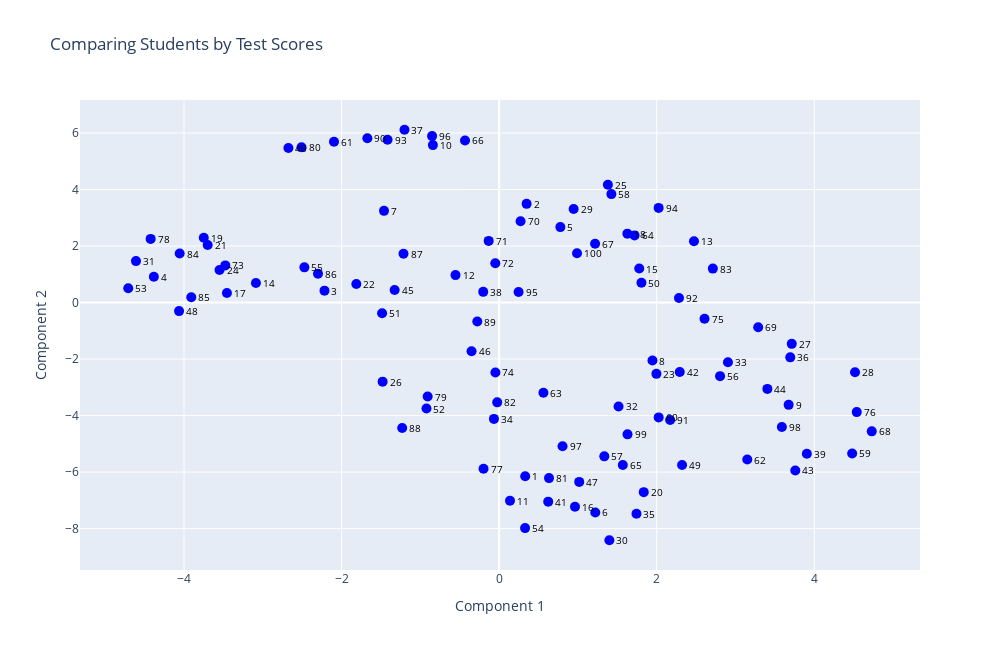

Notebook source saved alongside this figure:
### Code cell
import plotly.graph_objects as go

# Create a Plotly scatter plot with labels
fig = go.Figure()

# Scatter plot trace
scatter_trace = go.Scatter(
    x=X_transformed['component1'],
    y=X_transformed['component2'],
    mode='markers',
    marker=dict(color='blue', size=10),
    text=data['student_id'],  # Labels for hover
)

# Add trace to the figure
fig.add_trace(scatter_trace)

# Add data labels using annotations
for i, label in enumerate(data['student_id']):
    fig.add_annotation(
        x=X_transformed['component1'].iloc[i],
        y=X_transformed['component2'].iloc[i],
        text=label,
        showarrow=False,
        xanchor='left',
        xshift=5,
        font=dict(color='black', size=10),
    )

# Update layout with axis labels
fig.update_layout(
    title='Comparing Students by Test Scores',
    xaxis=dict(title='Component 1'),
    yaxis=dict(title='Component 2'),
    height=650,
    width=1000,
)

# Show the interactive plot
fig.show()

### Figure 1 — Plotly figure (JSON) as saved in the notebook; plotly's stock layout.template omitted (floating-point values rounded to 4 significant figures)
{"data": [{"marker": {"color": "blue", "size": 10}, "mode": "markers", "text": [1.0, 2.0, 3.0, 4.0, 5.0, 6.0, 7.0, 8.0, 9.0, 10.0, 11.0, 12.0, 13.0, 14.0, 15.0, 16.0, 17.0, 18.0, 19.0, 20.0, 21.0, 22.0, 23.0, 24.0, 25.0, 26.0, 27.0, 28.0, 29.0, 30.0, 31.0, 32.0, 33.0, 34.0, 35.0, 36.0, 37.0, 38.0, 39.0, 40.0, 41.0, 42.0, 43.0, 44.0, 45.0, 46.0, 47.0, 48.0, 49.0, 50.0, 51.0, 52.0, 53.0, 54.0, 55.0, 56.0, 57.0, 58.0, 59.0, 60.0, 61.0, 62.0, 63.0, 64.0, 65.0, 66.0, 67.0, 68.0, 69.0, 70.0, 71.0, 72.0, 73.0, 74.0, 75.0, 76.0, 77.0, 78.0, 79.0, 80.0, 81.0, 82.0, 83.0, 84.0, 85.0, 86.0, 87.0, 88.0, 89.0, 90.0, 91.0, 92.0, 93.0, 94.0, 95.0, 96.0, 97.0, 98.0, 99.0, 100.0], "type": "scatter", "x": [0.3308, 0.3486, -2.217, -4.383, 0.7771, 1.22, -1.462, 1.946, 3.675, -0.8411, 0.1378, -0.554, 2.473, -3.087, 1.779, 0.9627, -3.456, 1.628, -3.749, 1.835, -3.7, -1.813, 1.997, -3.549, 1.381, -1.479, 3.714, 4.518, 0.9457, 1.399, -4.61, 1.516, 2.904, -0.06595, 1.743, 3.695, -1.202, -0.202, 3.906, -2.675, 0.6227, 2.293, 3.76, 3.405, -1.327, -0.3503, 1.017, -4.063, 2.322, 1.806, -1.486, -0.9222, -4.708, 0.329, -2.472, 2.804, 1.335, 1.425, 4.481, 2.025, -2.096, 3.15, 0.5621, 1.719, 1.57, -0.4333, 1.218, 4.73, 3.289, 0.272, -0.133, -0.04875, -3.476, -0.04748, 2.607, 4.539, -0.198, -4.424, -0.9076, -2.509, 0.6329, -0.02426, 2.713, -4.055, -3.908, -2.3, -1.214, -1.231, -0.2773, -1.673, 2.171, 2.283, -1.416, 2.024, 0.2467, -0.8512, 0.8048, 3.589, 1.63, 0.9884], "y": [-6.147, 3.493, 0.4217, 0.911, 2.67, -7.428, 3.244, -2.053, -3.62, 5.571, -7.014, 0.9711, 2.171, 0.6932, 1.203, -7.23, 0.3404, 2.439, 2.295, -6.71, 2.035, 0.6586, -2.523, 1.152, 4.168, -2.799, -1.462, -2.467, 3.309, -8.413, 1.467, -3.677, -2.111, -4.117, -7.475, -1.94, 6.115, 0.3777, -5.354, 5.471, -7.046, -2.456, -5.941, -3.056, 0.4431, -1.723, -6.348, -0.3027, -5.749, 0.6991, -0.3777, -3.75, 0.5037, -7.982, 1.245, -2.605, -5.443, 3.838, -5.341, -4.065, 5.69, -5.556, -3.191, 2.377, -5.751, 5.736, 2.083, -4.559, -0.8745, 2.875, 2.182, 1.388, 1.314, -2.474, -0.5712, -3.878, -5.884, 2.252, -3.328, 5.496, -6.213, -3.532, 1.201, 1.733, 0.1869, 1.018, 1.725, -4.44, -0.6714, 5.812, -4.157, 0.1583, 5.76, 3.35, 0.3735, 5.89, -5.086, -4.407, -4.665, 1.743]}], "layout": {"annotations": [{"font": {"color": "black", "size": 10}, "showarrow": false, "text": "1", "x": 0.3308, "xanchor": "left", "xshift": 5, "y": -6.147}, {"font": {"color": "black", "size": 10}, "showarrow": false, "text": "2", "x": 0.3486, "xanchor": "left", "xshift": 5, "y": 3.493}, {"font": {"color": "black", "size": 10}, "showarrow": false, "text": "3", "x": -2.217, "xanchor": "left", "xshift": 5, "y": 0.4217}, {"font": {"color": "black", "size": 10}, "showarrow": false, "text": "4", "x": -4.383, "xanchor": "left", "xshift": 5, "y": 0.911}, {"font": {"color": "black", "size": 10}, "showarrow": false, "text": "5", "x": 0.7771, "xanchor": "left", "xshift": 5, "y": 2.67}, {"font": {"color": "black", "size": 10}, "showarrow": false, "text": "6", "x": 1.22, "xanchor": "left", "xshift": 5, "y": -7.428}, {"font": {"color": "black", "size": 10}, "showarrow": false, "text": "7", "x": -1.462, "xanchor": "left", "xshift": 5, "y": 3.244}, {"font": {"color": "black", "size": 10}, "showarrow": false, "text": "8", "x": 1.946, "xanchor": "left", "xshift": 5, "y": -2.053}, {"font": {"color": "black", "size": 10}, "showarrow": false, "text": "9", "x": 3.675, "xanchor": "left", "xshift": 5, "y": -3.62}, {"font": {"color": "black", "size": 10}, "showarrow": false, "text": "10", "x": -0.8411, "xanchor": "left", "xshift": 5, "y": 5.571}, {"font": {"color": "black", "size": 10}, "showarrow": false, "text": "11", "x": 0.1378, "xanchor": "left", "xshift": 5, "y": -7.014}, {"font": {"color": "black", "size": 10}, "showarrow": false, "text": "12", "x": -0.554, "xanchor": "left", "xshift": 5, "y": 0.9711}, {"font": {"color": "black", "size": 10}, "showarrow": false, "text": "13", "x": 2.473, "xanchor": "left", "xshift": 5, "y": 2.171}, {"font": {"color": "black", "size": 10}, "showarrow": false, "text": "14", "x": -3.087, "xanchor": "left", "xshift": 5, "y": 0.6932}, {"font": {"color": "black", "size": 10}, "showarrow": false, "text": "15", "x": 1.779, "xanchor": "left", "xshift": 5, "y": 1.203}, {"font": {"color": "black", "size": 10}, "showarrow": false, "text": "16", "x": 0.9627, "xanchor": "left", "xshift": 5, "y": -7.23}, {"font": {"color": "black", "size": 10}, "showarrow": false, "text": "17", "x": -3.456, "xanchor": "left", "xshift": 5, "y": 0.3404}, {"font": {"color": "black", "size": 10}, "showarrow": false, "text": "18", "x": 1.628, "xanchor": "left", "xshift": 5, "y": 2.439}, {"font": {"color": "black", "size": 10}, "showarrow": false, "text": "19", "x": -3.749, "xanchor": "left", "xshift": 5, "y": 2.295}, {"font": {"color": "black", "size": 10}, "showarrow": false, "text": "20", "x": 1.835, "xanchor": "left", "xshift": 5, "y": -6.71}, {"font": {"color": "black", "size": 10}, "showarrow": false, "text": "21", "x": -3.7, "xanchor": "left", "xshift": 5, "y": 2.035}, {"font": {"color": "black", "size": 10}, "showarrow": false, "text": "22", "x": -1.813, "xanchor": "left", "xshift": 5, "y": 0.6586}, {"font": {"color": "black", "size": 10}, "showarrow": false, "text": "23", "x": 1.997, "xanchor": "left", "xshift": 5, "y": -2.523}, {"font": {"color": "black", "size": 10}, "showarrow": false, "text": "24", "x": -3.549, "xanchor": "left", "xshift": 5, "y": 1.152}, {"font": {"color": "black", "size": 10}, "showarrow": false, "text": "25", "x": 1.381, "xanchor": "left", "xshift": 5, "y": 4.168}, {"font": {"color": "black", "size": 10}, "showarrow": false, "text": "26", "x": -1.479, "xanchor": "left", "xshift": 5, "y": -2.799}, {"font": {"color": "black", "size": 10}, "showarrow": false, "text": "27", "x": 3.714, "xanchor": "left", "xshift": 5, "y": -1.462}, {"font": {"color": "black", "size": 10}, "showarrow": false, "text": "28", "x": 4.518, "xanchor": "left", "xshift": 5, "y": -2.467}, {"font": {"color": "black", "size": 10}, "showarrow": false, "text": "29", "x": 0.9457, "xanchor": "left", "xshift": 5, "y": 3.309}, {"font": {"color": "black", "size": 10}, "showarrow": false, "text": "30", "x": 1.399, "xanchor": "left", "xshift": 5, "y": -8.413}, {"font": {"color": "black", "size": 10}, "showarrow": false, "text": "31", "x": -4.61, "xanchor": "left", "xshift": 5, "y": 1.467}, {"font": {"color": "black", "size": 10}, "showarrow": false, "text": "32", "x": 1.516, "xanchor": "left", "xshift": 5, "y": -3.677}, {"font": {"color": "black", "size": 10}, "showarrow": false, "text": "33", "x": 2.904, "xanchor": "left", "xshift": 5, "y": -2.111}, {"font": {"color": "black", "size": 10}, "showarrow": false, "text": "34", "x": -0.06595, "xanchor": "left", "xshift": 5, "y": -4.117}, {"font": {"color": "black", "size": 10}, "showarrow": false, "text": "35", "x": 1.743, "xanchor": "left", "xshift": 5, "y": -7.475}, {"font": {"color": "black", "size": 10}, "showarrow": false, "text": "36", "x": 3.695, "xanchor": "left", "xshift": 5, "y": -1.94}, {"font": {"color": "black", "size": 10}, "showarrow": false, "text": "37", "x": -1.202, "xanchor": "left", "xshift": 5, "y": 6.115}, {"font": {"color": "black", "size": 10}, "showarrow": false, "text": "38", "x": -0.202, "xanchor": "left", "xshift": 5, "y": 0.3777}, {"font": {"color": "black", "size": 10}, "showarrow": false, "text": "39", "x": 3.906, "xanchor": "left", "xshift": 5, "y": -5.354}, {"font": {"color": "black", "size": 10}, "showarrow": false, "text": "40", "x": -2.675, "xanchor": "left", "xshift": 5, "y": 5.471}, {"font": {"color": "black", "size": 10}, "showarrow": false, "text": "41", "x": 0.6227, "xanchor": "left", "xshift": 5, "y": -7.046}, {"font": {"color": "black", "size": 10}, "showarrow": false, "text": "42", "x": 2.293, "xanchor": "left", "xshift": 5, "y": -2.456}, {"font": {"color": "black", "size": 10}, "showarrow": false, "text": "43", "x": 3.76, "xanchor": "left", "xshift": 5, "y": -5.941}, {"font": {"color": "black", "size": 10}, "showarrow": false, "text": "44", "x": 3.405, "xanchor": "left", "xshift": 5, "y": -3.056}, {"font": {"color": "black", "size": 10}, "showarrow": false, "text": "45", "x": -1.327, "xanchor": "left", "xshift": 5, "y": 0.4431}, {"font": {"color": "black", "size": 10}, "showarrow": false, "text": "46", "x": -0.3503, "xanchor": "left", "xshift": 5, "y": -1.723}, {"font": {"color": "black", "size": 10}, "showarrow": false, "text": "47", "x": 1.017, "xanchor": "left", "xshift": 5, "y": -6.348}, {"font": {"color": "black", "size": 10}, "showarrow": false, "text": "48", "x": -4.063, "xanchor": "left", "xshift": 5, "y": -0.3027}, {"font": {"color": "black", "size": 10}, "showarrow": false, "text": "49", "x": 2.322, "xanchor": "left", "xshift": 5, "y": -5.749}, {"font": {"color": "black", "size": 10}, "showarrow": false, "text": "50", "x": 1.806, "xanchor": "left", "xshift": 5, "y": 0.6991}, {"font": {"color": "black", "size": 10}, "showarrow": false, "text": "51", "x": -1.486, "xanchor": "left", "xshift": 5, "y": -0.3777}, {"font": {"color": "black", "size": 10}, "showarrow": false, "text": "52", "x": -0.9222, "xanchor": "left", "xshift": 5, "y": -3.75}, {"font": {"color": "black", "size": 10}, "showarrow": false, "text": "53", "x": -4.708, "xanchor": "left", "xshift": 5, "y": 0.5037}, {"font": {"color": "black", "size": 10}, "showarrow": false, "text": "54", "x": 0.329, "xanchor": "left", "xshift": 5, "y": -7.982}, {"font": {"color": "black", "size": 10}, "showarrow": false, "text": "55", "x": -2.472, "xanchor": "left", "xshift": 5, "y": 1.245}, {"font": {"color": "black", "size": 10}, "showarrow": false, "text": "56", "x": 2.804, "xanchor": "left", "xshift": 5, "y": -2.605}, {"font": {"color": "black", "size": 10}, "showarrow": false, "text": "57", "x": 1.335, "xanchor": "left", "xshift": 5, "y": -5.443}, {"font": {"color": "black", "size": 10}, "showarrow": false, "text": "58", "x": 1.425, "xanchor": "left", "xshift": 5, "y": 3.838}, {"font": {"color": "black", "size": 10}, "showarrow": false, "text": "59", "x": 4.481, "xanchor": "left", "xshift": 5, "y": -5.341}, {"font": {"color": "black", "size": 10}, "showarrow": false, "text": "60", "x": 2.025, "xanchor": "left", "xshift": 5, "y": -4.065}, {"font": {"color": "black", "size": 10}, "showarrow": false, "text": "61", "x": -2.096, "xanchor": "left", "xshift": 5, "y": 5.69}, {"font": {"color": "black", "size": 10}, "showarrow": false, "text": "62", "x": 3.15, "xanchor": "left", "xshift": 5, "y": -5.556}, {"font": {"color": "black", "size": 10}, "showarrow": false, "text": "63", "x": 0.5621, "xanchor": "left", "xshift": 5, "y": -3.191}, {"font": {"color": "black", "size": 10}, "showarrow": false, "text": "64", "x": 1.719, "xanchor": "left", "xshift": 5, "y": 2.377}, {"font": {"color": "black", "size": 10}, "showarrow": false, "text": "65", "x": 1.57, "xanchor": "left", "xshift": 5, "y": -5.751}, {"font": {"color": "black", "size": 10}, "showarrow": false, "text": "66", "x": -0.4333, "xanchor": "left", "xshift": 5, "y": 5.736}, {"font": {"color": "black", "size": 10}, "showarrow": false, "text": "67", "x": 1.218, "xanchor": "left", "xshift": 5, "y": 2.083}, {"font": {"color": "black", "size": 10}, "showarrow": false, "text": "68", "x": 4.73, "xanchor": "left", "xshift": 5, "y": -4.559}, {"font": {"color": "black", "size": 10}, "showarrow": false, "text": "69", "x": 3.289, "xanchor": "left", "xshift": 5, "y": -0.8745}, {"font": {"color": "black", "size": 10}, "showarrow": false, "text": "70", "x": 0.272, "xanchor": "left", "xshift": 5, "y": 2.875}, {"font": {"color": "black", "size": 10}, "showarrow": false, "text": "71", "x": -0.133, "xanchor": "left", "xshift": 5, "y": 2.182}, {"font": {"color": "black", "size": 10}, "showarrow": false, "text": "72", "x": -0.04875, "xanchor": "left", "xshift": 5, "y": 1.388}, {"font": {"color": "black", "size": 10}, "showarrow": false, "text": "73", "x": -3.476, "xanchor": "left", "xshift": 5, "y": 1.314}, {"font": {"color": "black", "size": 10}, "showarrow": false, "text": "74", "x": -0.04748, "xanchor": "left", "xshift": 5, "y": -2.474}, {"font": {"color": "black", "size": 10}, "showarrow": false, "text": "75", "x": 2.607, "xanchor": "left", "xshift": 5, "y": -0.5712}, {"font": {"color": "black", "size": 10}, "showarrow": false, "text": "76", "x": 4.539, "xanchor": "left", "xshift": 5, "y": -3.878}, {"font": {"color": "black", "size": 10}, "showarrow": false, "text": "77", "x": -0.198, "xanchor": "left", "xshift": 5, "y": -5.884}, {"font": {"color": "black", "size": 10}, "showarrow": false, "text": "78", "x": -4.424, "xanchor": "left", "xshift": 5, "y": 2.252}, {"font": {"color": "black", "size": 10}, "showarrow": false, "text": "79", "x": -0.9076, "xanchor": "left", "xshift": 5, "y": -3.328}, {"font": {"color": "black", "size": 10}, "showarrow": false, "text": "80", "x": -2.509, "xanchor": "left", "xshift": 5, "y": 5.496}, {"font": {"color": "black", "size": 10}, "showarrow": false, "text": "81", "x": 0.6329, "xanchor": "left", "xshift": 5, "y": -6.213}, {"font": {"color": "black", "size": 10}, "showarrow": false, "text": "82", "x": -0.02426, "xanchor": "left", "xshift": 5, "y": -3.532}, {"font": {"color": "black", "size": 10}, "showarrow": false, "text": "83", "x": 2.713, "xanchor": "left", "xshift": 5, "y": 1.201}, {"font": {"color": "black", "size": 10}, "showarrow": false, "text": "84", "x": -4.055, "xanchor": "left", "xshift": 5, "y": 1.733}, {"font": {"color": "black", "size": 10}, "showarrow": false, "text": "85", "x": -3.908, "xanchor": "left", "xshift": 5, "y": 0.1869}, {"font": {"color": "black", "size": 10}, "showarrow": false, "text": "86", "x": -2.3, "xanchor": "left", "xshift": 5, "y": 1.018}, {"font": {"color": "black", "size": 10}, "showarrow": false, "text": "87", "x": -1.214, "xanchor": "left", "xshift": 5, "y": 1.725}, {"font": {"color": "black", "size": 10}, "showarrow": false, "text": "88", "x": -1.231, "xanchor": "left", "xshift": 5, "y": -4.44}, {"font": {"color": "black", "size": 10}, "showarrow": false, "text": "89", "x": -0.2773, "xanchor": "left", "xshift": 5, "y": -0.6714}, {"font": {"color": "black", "size": 10}, "showarrow": false, "text": "90", "x": -1.673, "xanchor": "left", "xshift": 5, "y": 5.812}, {"font": {"color": "black", "size": 10}, "showarrow": false, "text": "91", "x": 2.171, "xanchor": "left", "xshift": 5, "y": -4.157}, {"font": {"color": "black", "size": 10}, "showarrow": false, "text": "92", "x": 2.283, "xanchor": "left", "xshift": 5, "y": 0.1583}, {"font": {"color": "black", "size": 10}, "showarrow": false, "text": "93", "x": -1.416, "xanchor": "left", "xshift": 5, "y": 5.76}, {"font": {"color": "black", "size": 10}, "showarrow": false, "text": "94", "x": 2.024, "xanchor": "left", "xshift": 5, "y": 3.35}, {"font": {"color": "black", "size": 10}, "showarrow": false, "text": "95", "x": 0.2467, "xanchor": "left", "xshift": 5, "y": 0.3735}, {"font": {"color": "black", "size": 10}, "showarrow": false, "text": "96", "x": -0.8512, "xanchor": "left", "xshift": 5, "y": 5.89}, {"font": {"color": "black", "size": 10}, "showarrow": false, "text": "97", "x": 0.8048, "xanchor": "left", "xshift": 5, "y": -5.086}, {"font": {"color": "black", "size": 10}, "showarrow": false, "text": "98", "x": 3.589, "xanchor": "left", "xshift": 5, "y": -4.407}, {"font": {"color": "black", "size": 10}, "showarrow": false, "text": "99", "x": 1.63, "xanchor": "left", "xshift": 5, "y": -4.665}, {"font": {"color": "black", "size": 10}, "showarrow": false, "text": "100", "x": 0.9884, "xanchor": "left", "xshift": 5, "y": 1.743}], "height": 650, "title": {"text": "Comparing Students by Test Scores"}, "width": 1000, "xaxis": {"title": {"text": "Component 1"}}, "yaxis": {"title": {"text": "Component 2"}}}}
